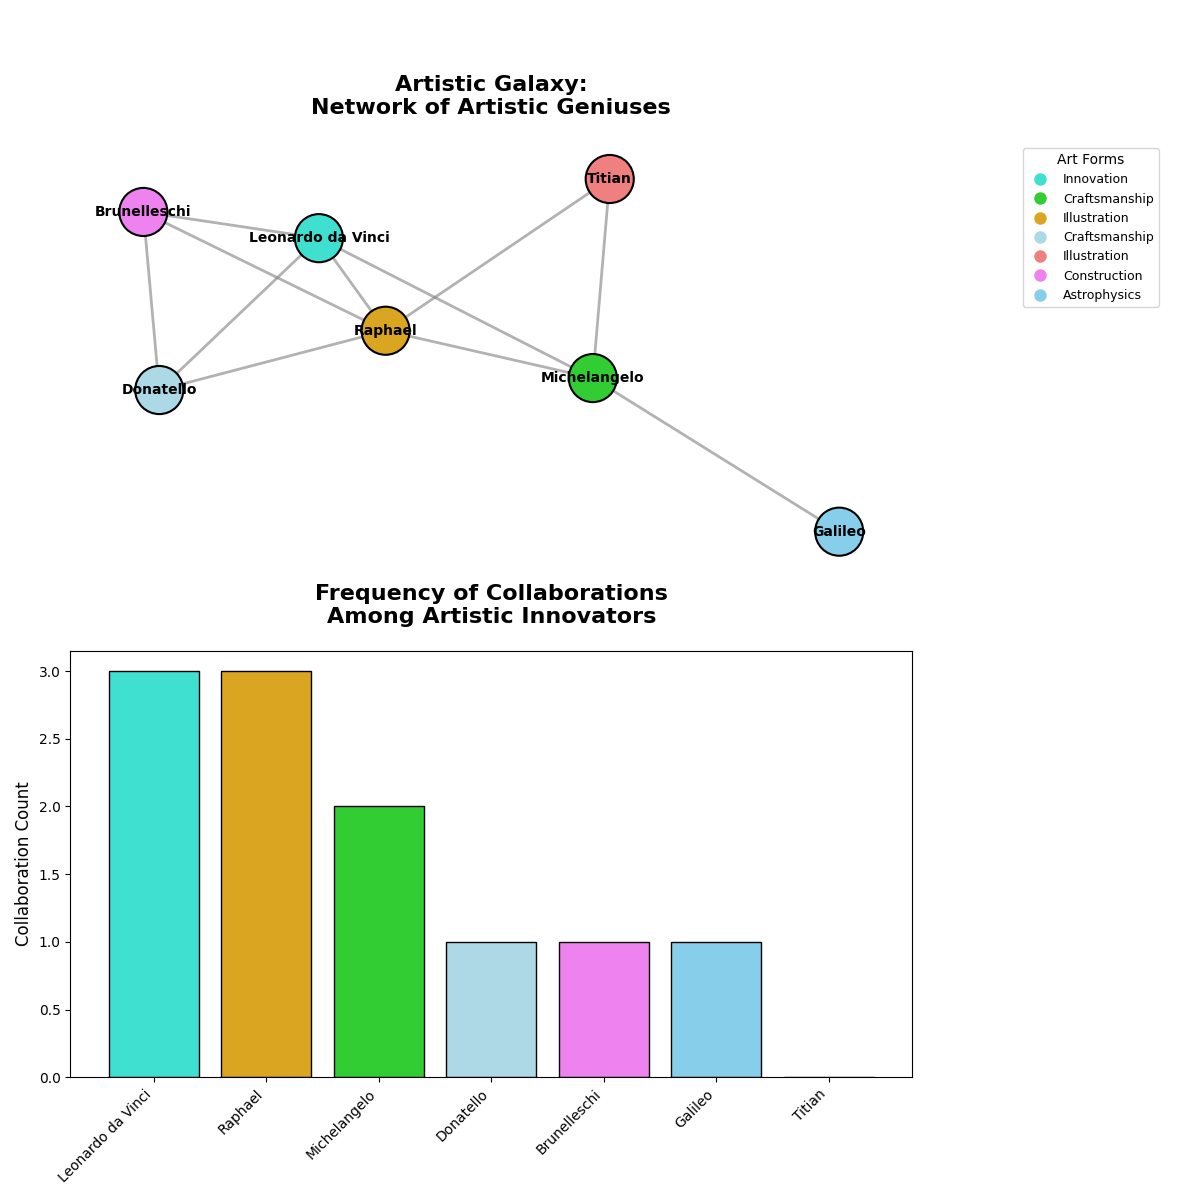

Write the Python code that produced this figure.
import matplotlib.pyplot as plt
import networkx as nx

G = nx.Graph()

collaborations = {
    'Leonardo da Vinci': ['Michelangelo', 'Donatello', 'Raphael'],
    'Michelangelo': ['Raphael', 'Titian'],
    'Raphael': ['Titian', 'Donatello', 'Brunelleschi'],
    'Donatello': ['Brunelleschi'],
    'Titian': [],
    'Brunelleschi': ['Leonardo da Vinci'],
    'Galileo': ['Michelangelo'],
}

for artist, collaborators in collaborations.items():
    for collaborator in collaborators:
        G.add_edge(artist, collaborator)

node_colors = {
    'Leonardo da Vinci': 'turquoise',
    'Michelangelo': 'limegreen',
    'Raphael': 'goldenrod',
    'Donatello': 'lightblue',
    'Titian': 'lightcoral',
    'Brunelleschi': 'violet',
    'Galileo': 'skyblue',
}

node_color_list = [node_colors[node] for node in G.nodes()]
collaboration_count = {artist: len(collaborators) for artist, collaborators in collaborations.items()}

# Sort the collaboration count dictionary by values in descending order
sorted_collaboration_count = dict(sorted(collaboration_count.items(), key=lambda item: item[1], reverse=True))
sorted_colors = [node_colors[artist] for artist in sorted_collaboration_count.keys()]

fig, axes = plt.subplots(2, 1, figsize=(12, 12))

pos = nx.spring_layout(G, seed=42)
nx.draw_networkx_nodes(G, pos, ax=axes[0], node_size=1200, node_color=node_color_list, edgecolors='black', linewidths=1.5)
nx.draw_networkx_edges(G, pos, ax=axes[0], width=2, edge_color='gray', style='solid', alpha=0.6)
nx.draw_networkx_labels(G, pos, ax=axes[0], font_size=10, font_weight='bold', verticalalignment='center')
axes[0].set_title("Artistic Galaxy:\nNetwork of Artistic Geniuses", fontsize=16, fontweight='bold', pad=20)
axes[0].axis('off')

legend_labels = {
    'turquoise': 'Innovation',
    'limegreen': 'Craftsmanship',
    'goldenrod': 'Illustration',
    'lightblue': 'Craftsmanship',
    'lightcoral': 'Illustration',
    'violet': 'Construction',
    'skyblue': 'Astrophysics',
}

handles = [plt.Line2D([0], [0], marker='o', color='w', label=label, markerfacecolor=color, markersize=10)
           for color, label in legend_labels.items()]
axes[0].legend(handles=handles, loc='upper right', title="Art Forms", fontsize=9, bbox_to_anchor=(1.3, 1))

# Plotting the sorted bar chart
axes[1].bar(sorted_collaboration_count.keys(), sorted_collaboration_count.values(), color=sorted_colors, edgecolor='black')
axes[1].set_title("Frequency of Collaborations\nAmong Artistic Innovators", fontsize=16, fontweight='bold', pad=20)
axes[1].set_ylabel("Collaboration Count", fontsize=12)
axes[1].set_xticklabels(sorted_collaboration_count.keys(), rotation=45, ha='right')

plt.tight_layout(rect=[0, 0, 1, 0.95])
plt.show()
